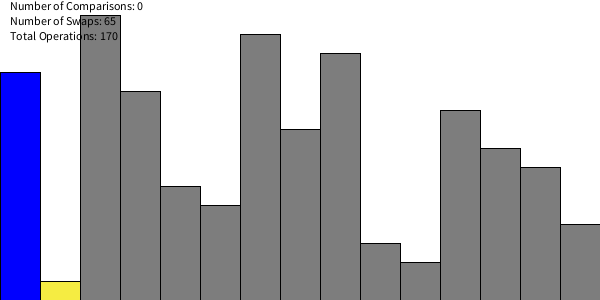
Frame 1 (no input)
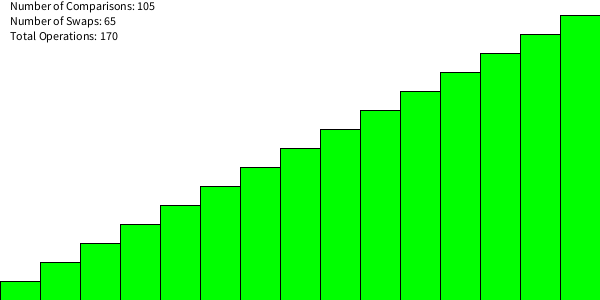
Frame 2 (the mouse pressed at the canvas centre, redrawn once)

The Processing sketch that drew these frames (run headless with seeded random() and noise(); the mouse was pressed at the canvas centre and the sketch redrawn once):

// Processing sketch: BubbleSort
// ── BubbleSort.pde
int N = 15;
int delay = 1;
int i, j, w, h, comps, swaps;
int[] arr;
boolean done;

void setup() {
  // set up
  //fullScreen();
  size(600, 300);
  background(255);
  noLoop();
  // define variables
  i = 0;
  j = N - 1;
  w = width / N;
  h = (height - 10) / N;
  arr = new int[N];
  comps = 0;
  swaps = 0;
  done = false;
  // fill array
  for (int i = 0; i < N; i++) {
    arr[i] = i;
  }
  //shuffle values
  for (int i = 0; i < N; i++) {
    swap(i, int(random(N)));
  }
  thread("bubbleSort");
}

void draw() {
  background(255);
  for (int k = 0; k < N; k++) {
    fill(setColor(k));
    rect(k*w, height, w, -(arr[k] * h + h));
  }
  fill(0);
  text("Number of Comparisons: " + comps, 10, 10);
  text("Number of Swaps: " + swaps, 10, 25);
  text("Total Operations: " + (swaps + comps), 10, 40);
}

void swap(int i, int swap) {
  int temp = arr[i];
  arr[i] = arr[swap];
  arr[swap] = temp;
}

color setColor(int x) {
  if ((x == arr[x] && x > j) || done) {
    return color(0, 255, 0);
  } else if (x == i) {
    return color(0, 0, 255);
  } else if ( x == i+1) {
    return color(245, 236, 66);
  } else {
    return color(125);
  }
}

void bubbleSort() {
  while (j > 0) {
    for (i = 0; i < j; i++) {
      redraw();
      delay(delay);
      comps++;
      //compare i with value one to right
      if (arr[i] > arr[i+1]) {
        swap(i, i+1);
        swaps++;
        redraw();
        delay(delay);
      }
    }
    j--;
  }
  done = true;
  delay(10);
  redraw();
}
